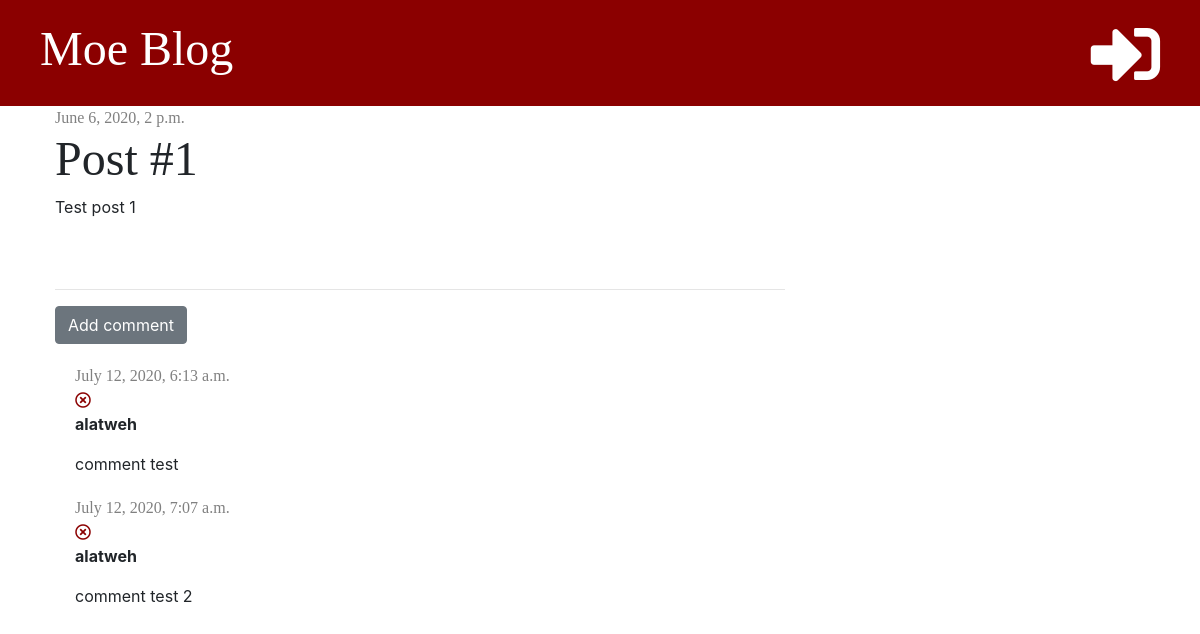
/post/1/, run on an earlier commit of the app's database.
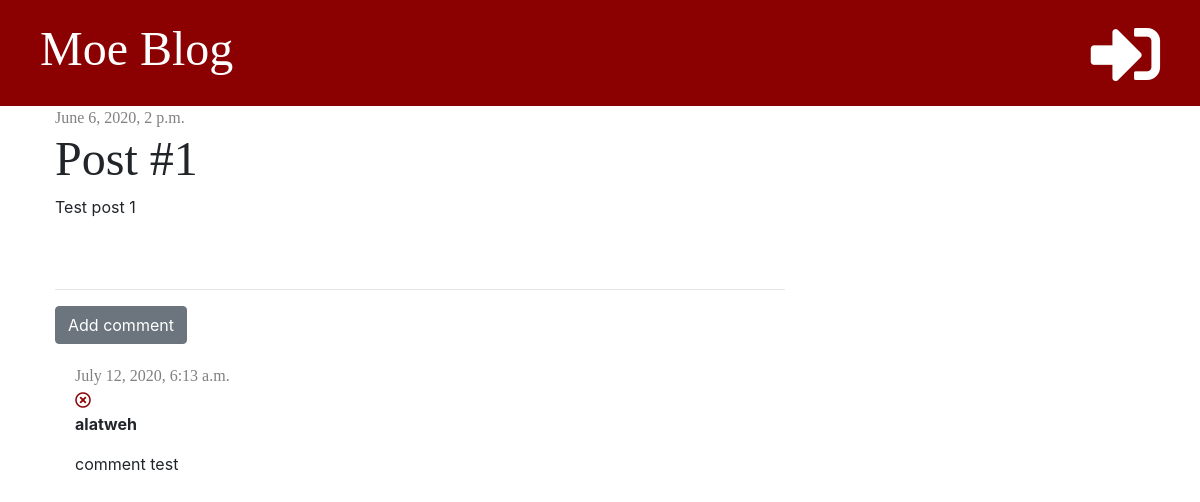
And on a later commit of the database.
### blog/models.py (models this page shows, shortened)
class Comment(models.Model):
    post = models.ForeignKey('blog.Post', on_delete=models.CASCADE, related_name='comments')
    author = models.CharField(max_length=200)
    text = models.TextField()
    created_date = models.DateTimeField(default=timezone.now)

### blog/views.py (the view)
# urls.py: path('post/<int:pk>/', views.post_detail, name='post_detail'),
def post_detail(request, pk):
    post = get_object_or_404(Post, pk=pk)
    stuff_for_frontend = {'post': post}
    return render(request, 'blog/post_detail.html', stuff_for_frontend)

### blog/templates/blog/post_detail.html (shortened to what this page needs)
{% extends 'blog/base.html' %}
{% block content %}
    <div class="post">
        {% if post.published_date %}
            <div class="date">
                {{ post.published_date }}
            </div>
        {% else %}
            <a href="{% url 'post_publish' pk=post.pk %}" class="btn btn-primary">Publish</a>
        {% endif %}
        <h1>{{ post.title }}</h1>
        <p>{{ post.text|linebreaksbr }}</p>
    </div>
    <hr>
    <a href="{% url 'add_comment_to_post' pk=post.pk %}" class="btn btn-secondary">Add comment</a>
    {% for comment in post.comments.all %}
        <div class="comment">
            <div class="date">
                {{ comment.created_date }}
            </div>
            <a href="{% url 'comment_remove' pk=comment.pk %}"><i class="far fa-times-circle"  style="color: #8B0000"></i></a>
            <p><strong>{{ comment.author }}</strong></p>
            <p>{{ comment.text }}</p>
        </div>
        {% empty %}
            <p>No comments yet...</p>
    {% endfor %}
{% endblock %}

What changed in the data, as far as the page shows it:
removed Comment: created_date "July 12, 2020, 7:07 a.m.", author "alatweh", text "comment test 2"
